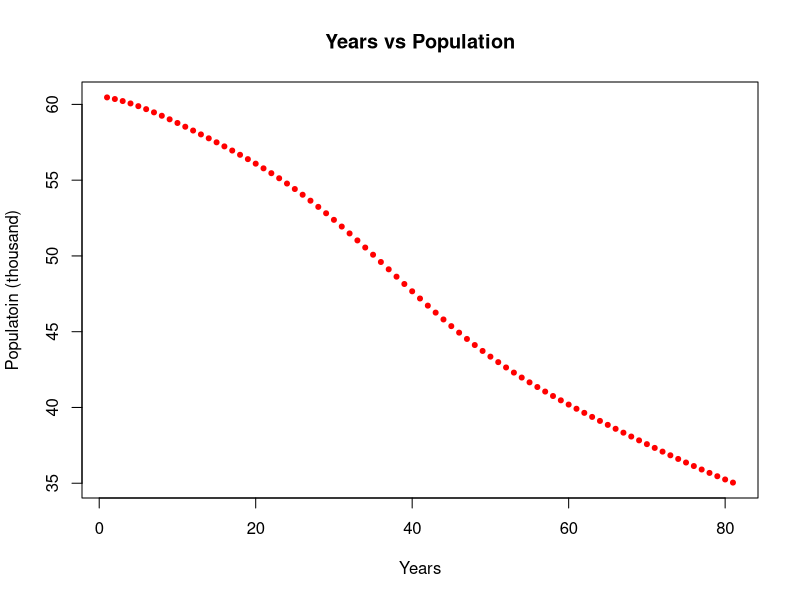

The R script that drew this image:
setwd("C:/Projects/GitHub/R_Dev")
library(readr)
pop <- read_delim("Repo/population.dat", delim = "\t", escape_double = FALSE, trim_ws = TRUE)
# plot(Id ~ FracPop, data = pop,
#      xlab = "Years",
#      ylab = "Populatoin (thousand)",
#      main = "Years vs Population",
#      pch = 20,
#      cex = 1,
#      col = "red")
# 
plot(pop$Id, pop$FracPop,
     xlab = "Years",
     ylab = "Populatoin (thousand)",
     main = "Years vs Population",
     pch = 20,
     cex = 1,
     col = "red")
model <- lm(Year ~ FracPop, data = pop)
model$coefficients
model$residuals
model$fitted.values